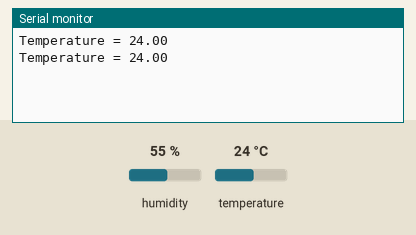
This sketch was run on a simulated Arduino Uno, built with avr-gcc and run on an emulated ATmega328P. On the bench: the last lines printed to the serial monitor. Inputs (shaded band) come from the test bench; at power-on: temperature 24 °C, humidity 55 %. No radio packets arrive unless stated.

Above: at 2.8 s.
2.9 s: temperature set to 12 °C
At 5.3 s:
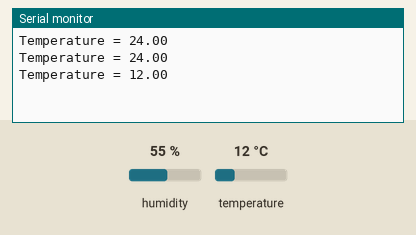
5.6 s: temperature set to 19 °C
At 6.8 s:
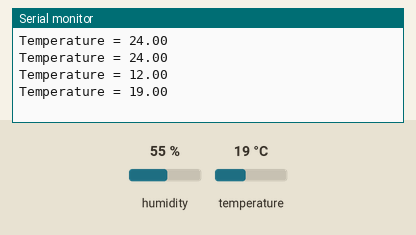
Timing chart, 0 to 8.6 s (numbered marks = the images above; inputs shaded):
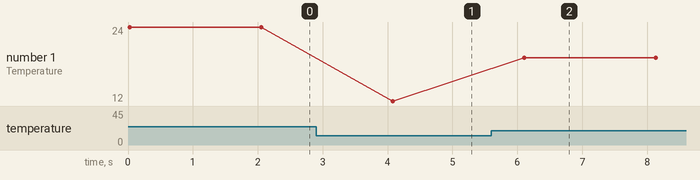

The sketch:

temp-id-2.ino
```cpp
#include <SPI.h>
#include <nRF24L01.h>
#include <RF24.h>
#include <RF24_config.h>
#include <dht.h>
dht DHT;
#define DHT11_PIN 3

/*
This sketch sends a string to a corresponding Arduino
with nrf24 attached.  It appends a specific value
(2 in this case) to the end to signify the end of the
message.
*/

int msg[1];

RF24 radio(9,10);
const uint64_t pipe = 0xF0F0F0F0A2LL;
int loo = 0; //0 read the information from the temperature
int temperature;
void setup(void){
  Serial.begin(9600);
  radio.begin();
  radio.openWritingPipe(pipe);}
////////////////////////////////////////////
void loop(void){
  if (loo == 0){
    loo = 1;
    int chk = DHT.read11(DHT11_PIN);
    Serial.print("Temperature = ");
    Serial.println(DHT.temperature);
    temperature = DHT.temperature +200;
    delay(1000);
  }
  else{
    loo = 0;
    String theMessage = "";
    Serial.println(theMessage);
    int messageSize = theMessage.length();
    for (int i = 0; i < messageSize; i++) {
      int charToSend[1];
      charToSend[0] = theMessage.charAt(i);
      radio.write(charToSend,1);
    }
      msg[0] = temperature ;
      //msg[1]=1; //id capteur
      radio.write(msg,1);
      radio.powerDown();
      delay(1000);
      radio.powerUp();
  }
}
```

Measured:
- after the input at 2.9 s, the serial monitor: prints a new line after 1.2 s (image 1)
- after the input at 5.6 s, the serial monitor: prints a new line after 0.50 s (image 2)
- plotted number 1: 24 → 12 after the input at 2.9 s, 12 → 19 after the input at 5.6 s
